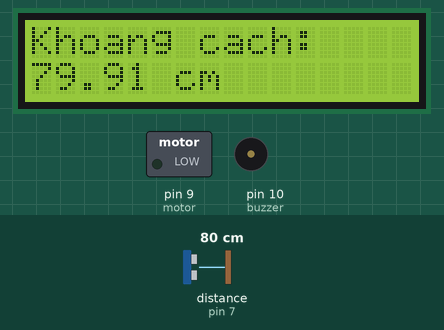
Bench run of a sketch on a simulated Arduino Uno, built with avr-gcc and run on an emulated ATmega328P. Shown: 16×2 character LCD, switched loads named in the sketch (green lamp = pin HIGH), buzzer (waves = sounding, pin HIGH). Wiring (inferred from the names in the program): ultrasonic range finder: trigger pin 8; echo pin 7. The test bench sets the inputs (shaded band); at power-on: distance to the obstacle (sensor on pin 7) 80 cm. The echo pulse lasts 58.3 µs per cm; pins used as bus, display or sensor lines are not drawn.

Above: at 1.2 s.
1.3 s: distance to the obstacle (sensor on pin 7) set to 98 cm
At 2.8 s:
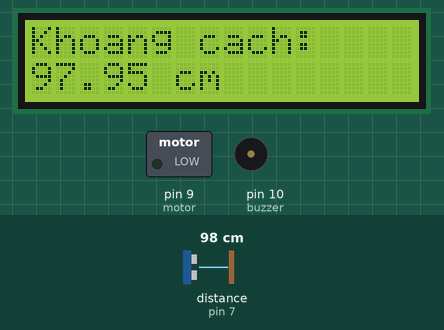
3.5 s: distance to the obstacle (sensor on pin 7) set to 106 cm
At 5.2 s:
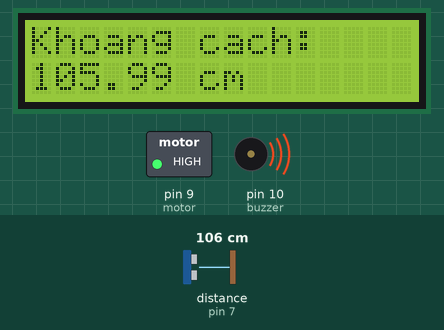
9.7 s: distance to the obstacle (sensor on pin 7) set to 22 cm
At 10.9 s:
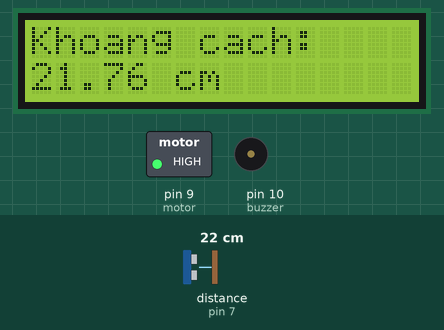
12.6 s: distance to the obstacle (sensor on pin 7) set to 17 cm
At 15.4 s:
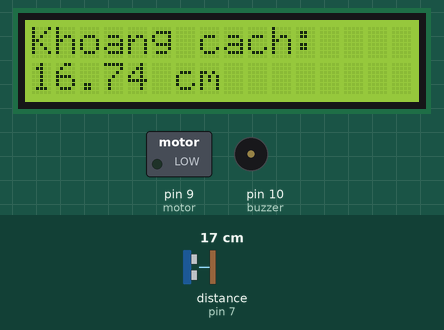
Timing chart, 0 to 16.6 s (numbered marks = the images above; inputs shaded):
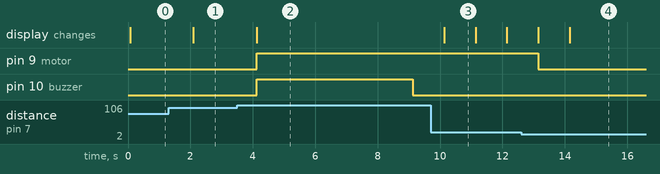

The sketch:

Week7_Thuchanh2_Bai1_c.ino
```cpp
#include <LiquidCrystal.h>

#define motor 9
#define buzzer 10
const int echoPin = 7;
const int triggerPin = 8;

const int rs = 12, en = 11, d4 = 5, d5 = 4, d6 = 3, d7 = 2;
LiquidCrystal lcd(rs, en, d4, d5, d6, d7);

unsigned long startTime = 0;

void setup() {
  pinMode(echoPin, INPUT);
  pinMode(triggerPin, OUTPUT);
  pinMode(motor, OUTPUT);
  pinMode(buzzer, OUTPUT);
  lcd.begin(16, 2);

  // Tắt khi khởi động
  digitalWrite(motor, LOW);
  digitalWrite(buzzer, LOW);
}

void loop() {
  digitalWrite(triggerPin, LOW);
  delayMicroseconds(2);
  digitalWrite(triggerPin, HIGH);
  delayMicroseconds(10);
  digitalWrite(triggerPin, LOW);

  long duration = pulseIn(echoPin, HIGH);
  float distance = duration * 0.0344 / 2;

  lcd.clear();
  lcd.setCursor(0,0);
  lcd.print("Khoang cach: ");
  lcd.setCursor(0,1);
  lcd.print(distance);
  lcd.println(" cm");

  if (distance > 100 && startTime == 0) {
    startTime = millis(); // Lưu thời gian bắt đầu bơm nước
    digitalWrite(motor, HIGH); // Bật máy bơm nước
    digitalWrite(buzzer, HIGH); // Bật còi báo động
    delay(5000); // Còi báo động sẽ kêu trong 5 giây
    digitalWrite(buzzer, LOW); // Tắt còi báo động
  }

  if (distance <= 20) {
    startTime = 0; // Đặt lại thời gian bắt đầu
    digitalWrite(motor, LOW); // Tắt máy bơm nước khi mực nước cách cảm biến 20 cm
  }

  if (startTime != 0 && millis() - startTime >= 15 * 60 * 1000) { // Kiểm tra xem đã quá 15 phút chưa
    startTime = 0; // Đặt lại thời gian bắt đầu
    digitalWrite(motor, LOW); // Tắt máy bơm nước sau 15 phút
    digitalWrite(buzzer, HIGH); // Bật còi báo động
    delay(5000); // Còi báo động sẽ kêu trong 5 giây
    digitalWrite(buzzer, LOW); // Tắt còi báo động
  }

  delay(1000);
}
```

Measured:
- the behaviour switches between 100 and 101 cm on distance to the obstacle (sensor on pin 7) (found by bisection; images 1 and 2)
- the behaviour switches between 21 and 20 cm on distance to the obstacle (sensor on pin 7) (found by bisection; images 3 and 4)
- after the input at 1.3 s, the display: changes after 0.80 s (image 1)
- after the input at 3.5 s, pin 9 (motor): LOW → HIGH after 0.62 s; pin 10 (buzzer): LOW → HIGH after 0.62 s, → LOW 5.0 s later; the display: changes after 0.62 s (image 2)
- after the input at 9.7 s, the display: changes after 0.43 s (image 3)
- after the input at 12.6 s, pin 9 (motor): HIGH → LOW after 0.55 s; the display: first changes after 0.55 s (image 4 shows a later state)
- what the display in image 3 shows lasts 1.0 s, from 10.1 s to 11.1 s
